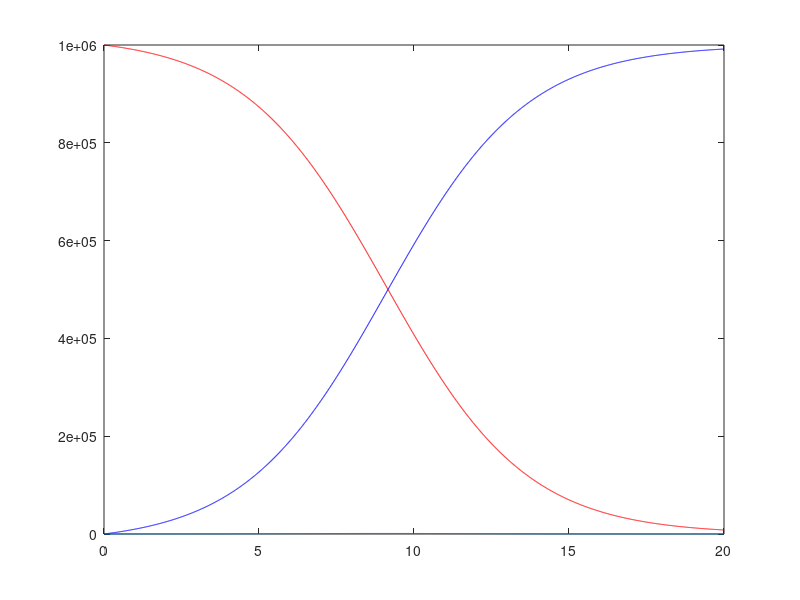

Source code (MATLAB): (Note: this script raises an error after producing the figure.)
%I_t = 0
%p = 0
%q = 50000000
%m = 50000000

iter=2000; 
time_step=0.01; 
q=0.432; P=1000000; 
A(1)=0; 
p=0.008; 
t(1)=0;
for i=2:iter
s(i)=(p +q*A(i-1)/P)*(P-A(i-1))*time_step; 
A(i)=s(i)+A(i-1);
t(i)=t(i-1)+time_step;
end
plot(t,P-A,'r') 
hold on
plot(t,A,'b') 
hold on
plot(t,s)
hold on

ojgvfjaspo

